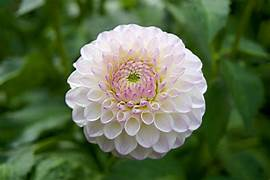
#> input picture DataSets_Required/Images/IMAGE2.jpeg, 270 x 180 px
$ python PCAmain.py
#> lines starting #> are read from the running program, lines starting #| are printed output that depends on the picture
import numpy as np
from matplotlib.image import imread
import matplotlib.pyplot as plt

import os
sImageFilePath=os.path.abspath(os.path.join(os.path.dirname( __file__ ), '..', 'DataSets_Required','Images','IMAGE2' + '.' + 'jpeg'))

#
image_raw = imread(sImageFilePath)
#> image_raw is the input picture: shape (180, 270, 3); mean R, G, B 90.8, 107.7, 72.7

# image_raw = imread("C:\\Users\\Admin\\Downloads\\IMAGE2.jpeg")
print(image_raw.shape)
#| (180, 270, 3)

# Displaying the image
plt.figure(figsize=[12,8])
plt.imshow(image_raw)

image_sum = image_raw.sum(axis=2)
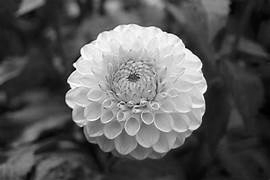
#> image_sum: shape (180, 270) uint64; min 2, max 765, mean 271.2; drawn with min black and max white
print(image_sum.shape)
#| (180, 270)

image_bw = image_sum/image_sum.max()
print(image_bw.max())
#| 1.0

plt.figure(figsize=[12,8])
plt.imshow(image_bw, cmap=plt.cm.gray)

from sklearn.decomposition import PCA, IncrementalPCA
pca = PCA()
pca.fit(image_bw)

#eigen value
pca.explained_variance_

#Eigen vector
pca.components_.shape

#Variance spread
pca.explained_variance_ratio_

# Getting the cumulative variance
var_cumu = np.cumsum(pca.explained_variance_ratio_)*100
#print("Var_cum: ",var_cum)

# How many PCs explain 95% of the variance?
k = np.argmax(var_cumu>95)
print("Number of components explaining 95% variance: "+ str(k))
#print("\n")

plt.figure(figsize=[10,5])
plt.title('Cumulative Explained Variance explained by the components')
plt.ylabel('Cumulative Explained variance')
plt.xlabel('Principal components')
plt.axvline(x=k, color="k", linestyle="--")
plt.axhline(y=95, color="r", linestyle="--")
ax = plt.plot(var_cumu)

ipca = IncrementalPCA(n_components=k)
image_recon = ipca.inverse_transform(ipca.fit_transform(image_bw))
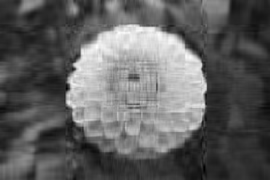
#> image_recon: shape (180, 270) float64; min -0.065, max 1.05, mean 0.355; drawn with min black and max white

# Plotting the reconstructed image
plt.figure(figsize=[12,8])
plt.imshow(image_recon,cmap = plt.cm.gray)

# Function to reconstruct and plot image for a given number of components
def plot_at_k(k):
#> called with k = 100
    ipca = IncrementalPCA(n_components=k)
    image_recon = ipca.inverse_transform(ipca.fit_transform(image_bw))
    plt.imshow(image_recon,cmap = plt.cm.gray)


k = 150
plt.figure(figsize=[12,8])
plot_at_k(100)

ks = [10, 25, 50, 100, 150, 180]

plt.figure(figsize=[15,9])

for i in range(6):
    plt.subplot(2,3,i+1)
    plot_at_k(ks[i])
    plt.title("Components: "+str(ks[i]))
#> this loop made 6 passes
#> pass 1, in plot_at_k (call 2), `image_recon = ipca.inverse_transform(ipca.fit_transform(image_bw))`:
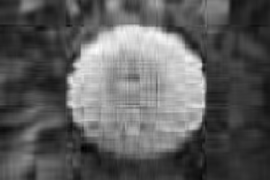
#> image_recon: shape (180, 270) float64; min -0.0615, max 1.07, mean 0.355; drawn with min black and max white
#> pass 2, in plot_at_k (call 3), `image_recon = ipca.inverse_transform(ipca.fit_transform(image_bw))`:
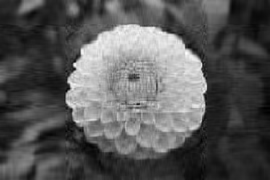
#> image_recon: shape (180, 270) float64; min -0.0172, max 1.06, mean 0.355; drawn with min black and max white

plt.subplots_adjust(wspace=0.2, hspace=0.0)
plt.show()
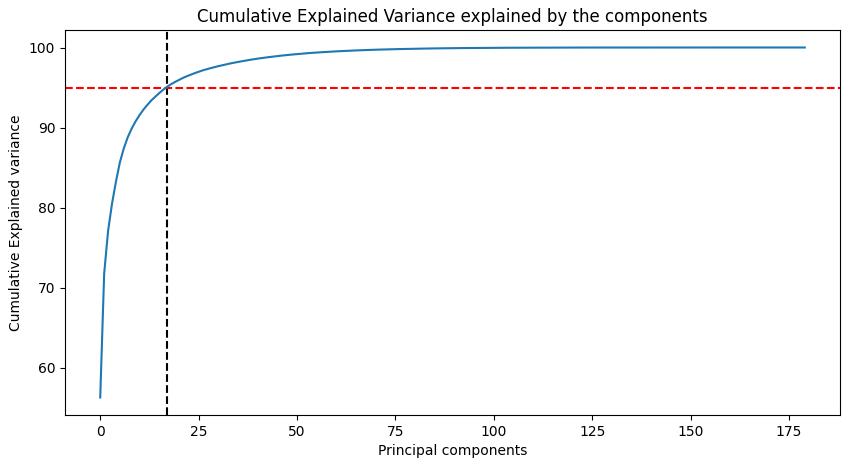
#> figure drawn by matplotlib, 1 panel; curve peaks at x = 178, y = 100
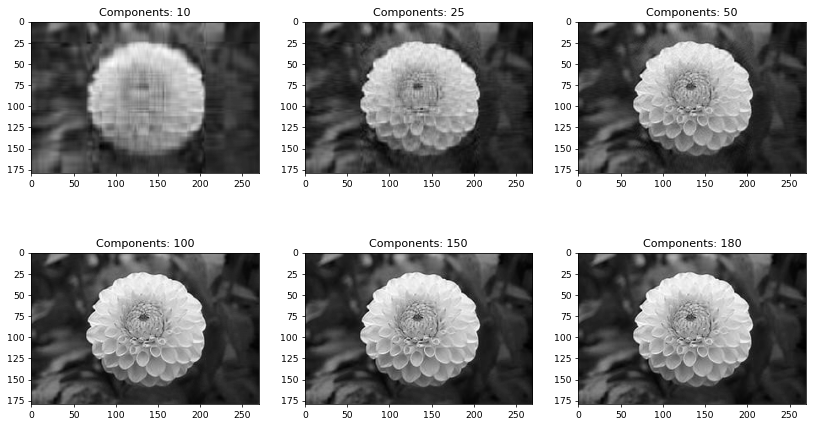
#> figure drawn by matplotlib, 6 panels
